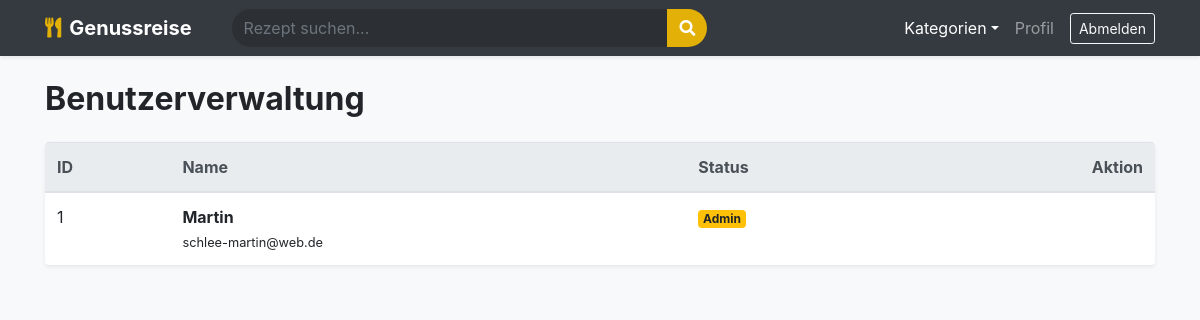
The app's page /admin/users (signed in) with its own data.
### app.py (models this page shows)
class User(db.Model, UserMixin):
    id = db.Column(db.Integer, primary_key=True)
    username = db.Column(db.String(20), unique=True, nullable=False)
    email = db.Column(db.String(120), unique=True, nullable=False)
    password = db.Column(db.String(60), nullable=False)
    is_admin = db.Column(db.Boolean, default=False)
    recipes = db.relationship('Recipe', backref='author', lazy=True, cascade="all, delete-orphan")
    favorites = db.relationship('Favorite', backref='user', lazy=True, cascade="all, delete-orphan")
    comments = db.relationship('Comment', backref='user', lazy=True, cascade="all, delete-orphan")

### app.py (the view)
@app.route("/admin/users")
@login_required
def admin_users():
    if not current_user.is_admin:
        flash("Zugriff verweigert!", "danger")
        return redirect(url_for('index'))
    return render_template('admin_users.html', users=User.query.all())

### app.py (called while the page is built)
@login_manager.user_loader
def load_user(user_id):
    return User.query.get(int(user_id))

@app.context_processor
def inject_categories():
    cat_names = ["Abendessen", "Asiatisch", "Backen", "Beilagen", "Brot & Brötchen", "Dessert", "Eintöpfe", "Fisch", "Fleisch", "Frühstück", "Geflügel", "Getränke", "Hauptspeise", "Italienisch", "Low Carb", "Mittagessen", "Nachtisch", "Pasta", "Pizza", "Salate", "Snacks", "Suppen", "Vegan", "Vegetarisch", "Vorspeise"]
    return dict(all_categories=[{'id': i+1, 'name': n} for i, n in enumerate(cat_names)])

### templates/admin_users.html (shortened to what this page needs)
{% extends "base.html" %}
{% block content %}
<h2 class="mb-4 font-weight-bold">Benutzerverwaltung</h2>
<div class="card border-0 shadow-sm overflow-hidden">
    <table class="table table-hover mb-0">
        <thead class="thead-light">
            <tr><th>ID</th><th>Name</th><th>Status</th><th class="text-right">Aktion</th></tr>
        </thead>
        <tbody>
            {% for u in users %}
            <tr>
                <td>{{ u.id }}</td>
                <td><strong>{{ u.username }}</strong><br><small>{{ u.email }}</small></td>
                <td>{% if u.is_admin %}<span class="badge badge-warning">Admin</span>{% else %}User{% endif %}</td>
                <td class="text-right">
                </td>
            </tr>
            {% endfor %}
        </tbody>
    </table>
</div>
{% endblock %}

### templates/base.html (style rules this page uses)
:root { --gold: #e2b007; }

### records on screen
User: id "1", username "Martin", email "schlee-martin@web.de", is_admin "Admin"
